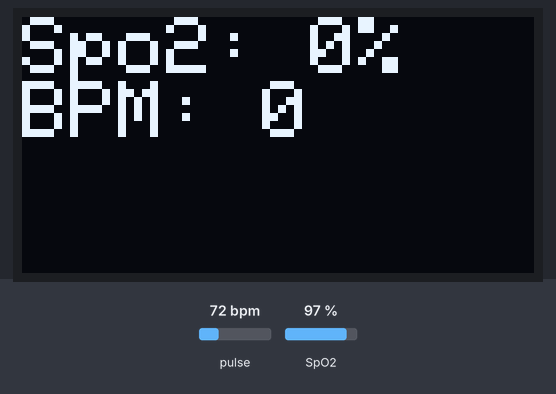
Simulated run of this sketch. Board: Arduino Uno, built with avr-gcc and run on an emulated ATmega328P. On the bench: 128×64 one-colour display. The inputs (shaded band) are chosen by the test bench; at power-on: pulse 72 bpm, SpO2 97 %. What the sketch prints to the serial monitor is not drawn.

Above: at 1.6 s.
1.7 s: pulse set to 42 bpm
At 4.5 s:
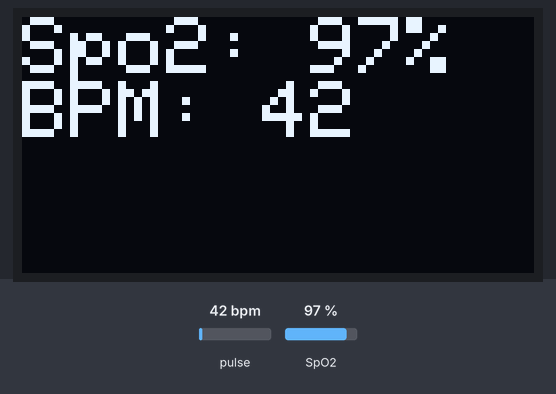
4.7 s: SpO2 set to 80 %
At 6.3 s:
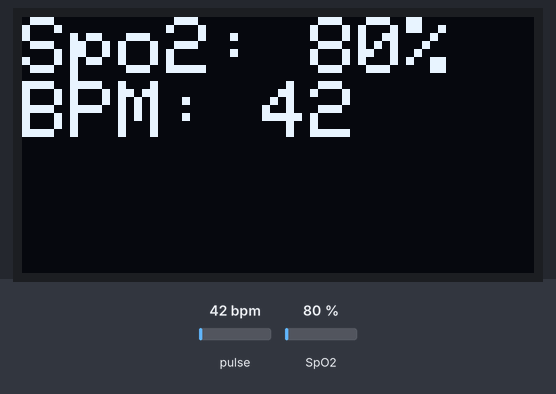
6.6 s: pulse set to 70 bpm
At 8.4 s:
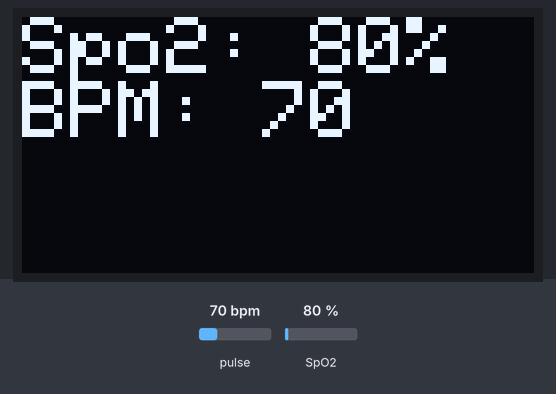
8.7 s: SpO2 set to 85 %
At 10.1 s:
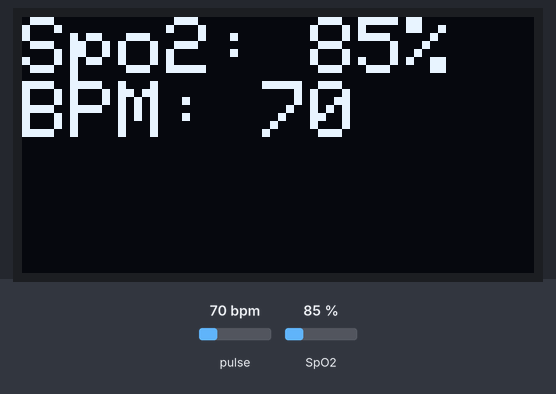
Timing chart, 0 to 11.7 s (numbered marks = the images above; inputs shaded):
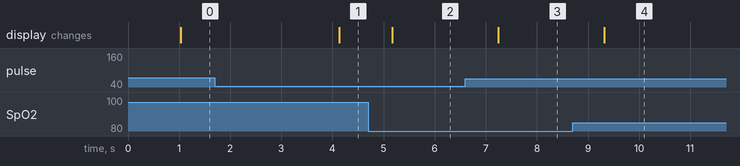

The sketch:

iot_project.ino
```cpp
#include <Wire.h>
#include "MAX30100_PulseOximeter.h"
#include <Adafruit_SSD1306.h>
#include <SoftwareSerial.h>

#define OLED_RESET 4
Adafruit_SSD1306 display(OLED_RESET);

SoftwareSerial bluetooth(10, 11); // RX, TX

PulseOximeter pox;

uint32_t tsLastReport = 0;
uint8_t bpm = 0;
uint8_t spo2 = 0;

void onBeatDetected()
{
  Serial.println("Beat!");
}

void setup()
{
  Serial.begin(9600);

  if (!pox.begin())
  {
    Serial.println("MAX30100 was not found. Please check wiring/power.");
    while (1);
  }

  pox.setOnBeatDetectedCallback(onBeatDetected);

  display.begin(SSD1306_SWITCHCAPVCC, 0x3C);
  display.clearDisplay();
  display.setTextSize(2);
  display.setTextColor(SSD1306_WHITE);
  display.setCursor(0,0);
  display.println("Spo2: --%");
  display.println("BPM: -- ");
  display.display();

  bluetooth.begin(9600);

  Serial.println("Initializing...");
}

void loop()
{
  pox.update();

  if (millis() - tsLastReport > 1000)
  {
    bpm = pox.getHeartRate();
    spo2 = pox.getSpO2();
    Serial.print("Heart rate:");
    Serial.print(bpm);
    Serial.print(" bpm / SpO2:");
    Serial.print(spo2);
    Serial.println("%");
    display.clearDisplay();
    display.setCursor(0,0);
    display.println("Spo2: " + String(spo2) + "%");
    display.println("BPM: " + String(bpm));
    display.display();

    bluetooth.print(String(spo2) + "," + String(bpm) + "\n");

    tsLastReport = millis();
  }
}
```

Measured:
- after the input at 1.7 s, the display: changes after 2.4 s (image 1)
- after the input at 4.7 s, the display: changes after 0.47 s (image 2)
- after the input at 6.6 s, the display: changes after 0.64 s (image 3)
- after the input at 8.7 s, the display: changes after 0.61 s (image 4)
